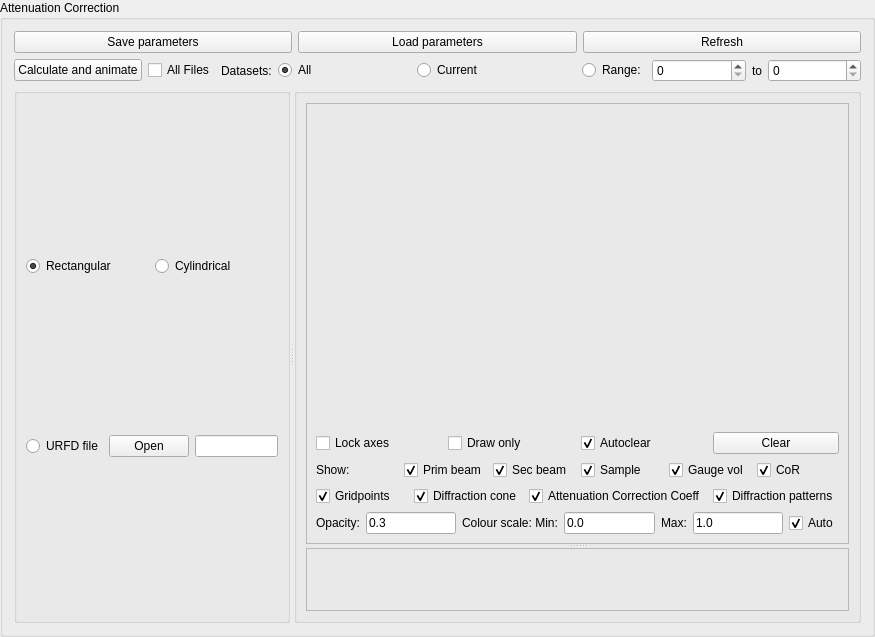
<?xml version="1.0" encoding="UTF-8"?>
<ui version="4.0">
 <class>Attenuation3D</class>
 <widget class="QGroupBox" name="Attenuation3D">
  <property name="enabled">
   <bool>true</bool>
  </property>
  <property name="geometry">
   <rect>
    <x>0</x>
    <y>0</y>
    <width>875</width>
    <height>637</height>
   </rect>
  </property>
  <property name="sizePolicy">
   <sizepolicy hsizetype="MinimumExpanding" vsizetype="MinimumExpanding">
    <horstretch>0</horstretch>
    <verstretch>0</verstretch>
   </sizepolicy>
  </property>
  <property name="windowTitle">
   <string>Attenuation Correction</string>
  </property>
  <property name="title">
   <string>Attenuation Correction</string>
  </property>
  <layout class="QVBoxLayout" name="verticalLayout_3">
   <item>
    <layout class="QHBoxLayout" name="horizontalLayout">
     <item>
      <widget class="QPushButton" name="saveButton">
       <property name="text">
        <string>Save parameters</string>
       </property>
      </widget>
     </item>
     <item>
      <widget class="QPushButton" name="loadButton">
       <property name="text">
        <string>Load parameters</string>
       </property>
      </widget>
     </item>
     <item>
      <widget class="QPushButton" name="refresh_button">
       <property name="text">
        <string>Refresh</string>
       </property>
      </widget>
     </item>
    </layout>
   </item>
   <item>
    <layout class="QHBoxLayout" name="horizontalLayout_8">
     <item>
      <widget class="QPushButton" name="animate_button">
       <property name="text">
        <string>Calculate and animate</string>
       </property>
      </widget>
     </item>
     <item>
      <widget class="QCheckBox" name="allfiles_check">
       <property name="text">
        <string>All Files</string>
       </property>
      </widget>
     </item>
     <item>
      <widget class="QLabel" name="label_4">
       <property name="text">
        <string>Datasets:</string>
       </property>
      </widget>
     </item>
     <item>
      <widget class="QRadioButton" name="all_radio">
       <property name="sizePolicy">
        <sizepolicy hsizetype="Minimum" vsizetype="Fixed">
         <horstretch>0</horstretch>
         <verstretch>0</verstretch>
        </sizepolicy>
       </property>
       <property name="text">
        <string>All</string>
       </property>
       <property name="checked">
        <bool>true</bool>
       </property>
      </widget>
     </item>
     <item>
      <spacer name="horizontalSpacer">
       <property name="orientation">
        <enum>Qt::Horizontal</enum>
       </property>
       <property name="sizeType">
        <enum>QSizePolicy::MinimumExpanding</enum>
       </property>
       <property name="sizeHint" stdset="0">
        <size>
         <width>10</width>
         <height>20</height>
        </size>
       </property>
      </spacer>
     </item>
     <item>
      <widget class="QRadioButton" name="current_radio">
       <property name="text">
        <string>Current</string>
       </property>
      </widget>
     </item>
     <item>
      <spacer name="horizontalSpacer_2">
       <property name="orientation">
        <enum>Qt::Horizontal</enum>
       </property>
       <property name="sizeType">
        <enum>QSizePolicy::MinimumExpanding</enum>
       </property>
       <property name="sizeHint" stdset="0">
        <size>
         <width>5</width>
         <height>20</height>
        </size>
       </property>
      </spacer>
     </item>
     <item>
      <widget class="QRadioButton" name="range_radio">
       <property name="text">
        <string>Range:</string>
       </property>
      </widget>
     </item>
     <item>
      <widget class="QSpinBox" name="rangemin_spin">
       <property name="sizePolicy">
        <sizepolicy hsizetype="Expanding" vsizetype="Fixed">
         <horstretch>0</horstretch>
         <verstretch>0</verstretch>
        </sizepolicy>
       </property>
       <property name="maximum">
        <number>99999</number>
       </property>
      </widget>
     </item>
     <item>
      <widget class="QLabel" name="label_5">
       <property name="text">
        <string>to</string>
       </property>
      </widget>
     </item>
     <item>
      <widget class="QSpinBox" name="rangemax_spin">
       <property name="sizePolicy">
        <sizepolicy hsizetype="Expanding" vsizetype="Fixed">
         <horstretch>0</horstretch>
         <verstretch>0</verstretch>
        </sizepolicy>
       </property>
       <property name="minimumSize">
        <size>
         <width>10</width>
         <height>0</height>
        </size>
       </property>
       <property name="maximum">
        <number>99999</number>
       </property>
      </widget>
     </item>
    </layout>
   </item>
   <item>
    <widget class="QSplitter" name="splitter">
     <property name="orientation">
      <enum>Qt::Horizontal</enum>
     </property>
     <widget class="QGroupBox" name="instr_param_gbox">
      <property name="minimumSize">
       <size>
        <width>0</width>
        <height>20</height>
       </size>
      </property>
      <property name="title">
       <string/>
      </property>
      <layout class="QVBoxLayout" name="verticalLayout_7">
       <item>
        <layout class="QVBoxLayout" name="inst_param_layout"/>
       </item>
       <item>
        <layout class="QVBoxLayout" name="samp_param_layout">
         <item>
          <layout class="QHBoxLayout" name="horizontalLayout_2">
           <item>
            <widget class="QRadioButton" name="rectRadioButton">
             <property name="text">
              <string>Rectangular</string>
             </property>
             <property name="checked">
              <bool>true</bool>
             </property>
            </widget>
           </item>
           <item>
            <widget class="QRadioButton" name="cylRadioButton">
             <property name="text">
              <string>Cylindrical</string>
             </property>
            </widget>
           </item>
          </layout>
         </item>
        </layout>
       </item>
       <item>
        <layout class="QHBoxLayout" name="horizontalLayout_10">
         <item>
          <widget class="QRadioButton" name="urdfRadioButton">
           <property name="text">
            <string>URFD file</string>
           </property>
          </widget>
         </item>
         <item>
          <widget class="QPushButton" name="pushButton">
           <property name="text">
            <string>Open</string>
           </property>
          </widget>
         </item>
         <item>
          <widget class="QLineEdit" name="lineEdit"/>
         </item>
        </layout>
       </item>
      </layout>
     </widget>
     <widget class="QGroupBox" name="graphs_gbox">
      <property name="minimumSize">
       <size>
        <width>0</width>
        <height>20</height>
       </size>
      </property>
      <property name="title">
       <string/>
      </property>
      <layout class="QVBoxLayout" name="verticalLayout_8">
       <item>
        <widget class="QSplitter" name="splitter_2">
         <property name="orientation">
          <enum>Qt::Vertical</enum>
         </property>
         <widget class="QFrame" name="frame">
          <property name="sizePolicy">
           <sizepolicy hsizetype="Preferred" vsizetype="Preferred">
            <horstretch>0</horstretch>
            <verstretch>0</verstretch>
           </sizepolicy>
          </property>
          <property name="frameShape">
           <enum>QFrame::StyledPanel</enum>
          </property>
          <property name="frameShadow">
           <enum>QFrame::Raised</enum>
          </property>
          <layout class="QVBoxLayout" name="verticalLayout_4">
           <item>
            <layout class="QHBoxLayout" name="pyglet_layout">
             <property name="topMargin">
              <number>12</number>
             </property>
            </layout>
           </item>
           <item>
            <widget class="MatplotlibWidget" name="exp_graphic" native="true">
             <property name="enabled">
              <bool>true</bool>
             </property>
             <property name="sizePolicy">
              <sizepolicy hsizetype="Preferred" vsizetype="Preferred">
               <horstretch>0</horstretch>
               <verstretch>0</verstretch>
              </sizepolicy>
             </property>
             <property name="minimumSize">
              <size>
               <width>0</width>
               <height>0</height>
              </size>
             </property>
            </widget>
           </item>
           <item>
            <layout class="QHBoxLayout" name="horizontalLayout_3">
             <property name="topMargin">
              <number>0</number>
             </property>
             <item>
              <widget class="QCheckBox" name="lock_axis_check">
               <property name="text">
                <string>Lock axes</string>
               </property>
              </widget>
             </item>
             <item>
              <widget class="QCheckBox" name="drawonly_check">
               <property name="text">
                <string>Draw only</string>
               </property>
              </widget>
             </item>
             <item>
              <widget class="QCheckBox" name="autoclear_check">
               <property name="text">
                <string>Autoclear</string>
               </property>
               <property name="checked">
                <bool>true</bool>
               </property>
              </widget>
             </item>
             <item>
              <widget class="QPushButton" name="cleardrawing_button">
               <property name="text">
                <string>Clear</string>
               </property>
              </widget>
             </item>
            </layout>
           </item>
           <item>
            <layout class="QHBoxLayout" name="horizontalLayout_4">
             <property name="topMargin">
              <number>0</number>
             </property>
             <item>
              <widget class="QLabel" name="label">
               <property name="text">
                <string>Show:</string>
               </property>
              </widget>
             </item>
             <item>
              <widget class="QCheckBox" name="pb_check">
               <property name="text">
                <string>Prim beam</string>
               </property>
               <property name="checked">
                <bool>true</bool>
               </property>
              </widget>
             </item>
             <item>
              <widget class="QCheckBox" name="sb_check">
               <property name="text">
                <string>Sec beam</string>
               </property>
               <property name="checked">
                <bool>true</bool>
               </property>
              </widget>
             </item>
             <item>
              <widget class="QCheckBox" name="sample_check">
               <property name="text">
                <string>Sample</string>
               </property>
               <property name="checked">
                <bool>true</bool>
               </property>
              </widget>
             </item>
             <item>
              <widget class="QCheckBox" name="gvol_check">
               <property name="text">
                <string>Gauge vol</string>
               </property>
               <property name="checked">
                <bool>true</bool>
               </property>
              </widget>
             </item>
             <item>
              <widget class="QCheckBox" name="cor_check">
               <property name="text">
                <string>CoR</string>
               </property>
               <property name="checked">
                <bool>true</bool>
               </property>
              </widget>
             </item>
            </layout>
           </item>
           <item>
            <layout class="QHBoxLayout" name="horizontalLayout_5">
             <item>
              <widget class="QCheckBox" name="gpoints_check">
               <property name="text">
                <string>Gridpoints</string>
               </property>
               <property name="checked">
                <bool>true</bool>
               </property>
              </widget>
             </item>
             <item>
              <widget class="QCheckBox" name="dcone_check">
               <property name="text">
                <string>Diffraction cone</string>
               </property>
               <property name="checked">
                <bool>true</bool>
               </property>
              </widget>
             </item>
             <item>
              <widget class="QCheckBox" name="ifrac_check">
               <property name="text">
                <string>Attenuation Correction Coeff</string>
               </property>
               <property name="checked">
                <bool>true</bool>
               </property>
              </widget>
             </item>
             <item>
              <widget class="QCheckBox" name="dpattern_check">
               <property name="text">
                <string>Diffraction patterns</string>
               </property>
               <property name="checked">
                <bool>true</bool>
               </property>
              </widget>
             </item>
            </layout>
           </item>
           <item>
            <layout class="QHBoxLayout" name="horizontalLayout_6">
             <item>
              <widget class="QLabel" name="label_6">
               <property name="text">
                <string>Opacity:</string>
               </property>
              </widget>
             </item>
             <item>
              <widget class="QLineEdit" name="opacity_edit">
               <property name="text">
                <string>0.3</string>
               </property>
              </widget>
             </item>
             <item>
              <widget class="QLabel" name="label_2">
               <property name="text">
                <string>Colour scale: Min:</string>
               </property>
              </widget>
             </item>
             <item>
              <widget class="QLineEdit" name="colourScaleMin_edit">
               <property name="text">
                <string>0.0</string>
               </property>
              </widget>
             </item>
             <item>
              <widget class="QLabel" name="label_3">
               <property name="text">
                <string>Max:</string>
               </property>
              </widget>
             </item>
             <item>
              <widget class="QLineEdit" name="colourScaleMax_edit">
               <property name="text">
                <string>1.0</string>
               </property>
              </widget>
             </item>
             <item>
              <widget class="QCheckBox" name="colourScaleAuto_check">
               <property name="text">
                <string>Auto</string>
               </property>
               <property name="checked">
                <bool>true</bool>
               </property>
              </widget>
             </item>
            </layout>
           </item>
          </layout>
         </widget>
         <widget class="QFrame" name="frame_3">
          <property name="sizePolicy">
           <sizepolicy hsizetype="Preferred" vsizetype="Preferred">
            <horstretch>0</horstretch>
            <verstretch>0</verstretch>
           </sizepolicy>
          </property>
          <property name="frameShape">
           <enum>QFrame::StyledPanel</enum>
          </property>
          <property name="frameShadow">
           <enum>QFrame::Raised</enum>
          </property>
          <layout class="QVBoxLayout" name="verticalLayout_6">
           <item>
            <widget class="MatplotlibWidget" name="cor_graphic" native="true">
             <property name="enabled">
              <bool>true</bool>
             </property>
             <property name="sizePolicy">
              <sizepolicy hsizetype="Preferred" vsizetype="Preferred">
               <horstretch>0</horstretch>
               <verstretch>0</verstretch>
              </sizepolicy>
             </property>
             <property name="minimumSize">
              <size>
               <width>0</width>
               <height>0</height>
              </size>
             </property>
            </widget>
           </item>
          </layout>
         </widget>
        </widget>
       </item>
      </layout>
     </widget>
    </widget>
   </item>
  </layout>
 </widget>
 <customwidgets>
  <customwidget>
   <class>MatplotlibWidget</class>
   <extends>QWidget</extends>
   <header>matplotlibwidget</header>
   <slots>
    <slot>Test()</slot>
   </slots>
  </customwidget>
 </customwidgets>
 <resources/>
 <connections>
  <connection>
   <sender>refresh_button</sender>
   <signal>clicked()</signal>
   <receiver>Attenuation3D</receiver>
   <slot>Refresh()</slot>
   <hints>
    <hint type="sourcelabel">
     <x>863</x>
     <y>131</y>
    </hint>
    <hint type="destinationlabel">
     <x>346</x>
     <y>48</y>
    </hint>
   </hints>
  </connection>
  <connection>
   <sender>saveButton</sender>
   <signal>clicked()</signal>
   <receiver>Attenuation3D</receiver>
   <slot>Save()</slot>
   <hints>
    <hint type="sourcelabel">
     <x>142</x>
     <y>131</y>
    </hint>
    <hint type="destinationlabel">
     <x>60</x>
     <y>45</y>
    </hint>
   </hints>
  </connection>
  <connection>
   <sender>loadButton</sender>
   <signal>clicked()</signal>
   <receiver>Attenuation3D</receiver>
   <slot>Load()</slot>
   <hints>
    <hint type="sourcelabel">
     <x>557</x>
     <y>131</y>
    </hint>
    <hint type="destinationlabel">
     <x>221</x>
     <y>47</y>
    </hint>
   </hints>
  </connection>
  <connection>
   <sender>rectRadioButton</sender>
   <signal>clicked()</signal>
   <receiver>Attenuation3D</receiver>
   <slot>SampleTypeChanged()</slot>
   <hints>
    <hint type="sourcelabel">
     <x>91</x>
     <y>534</y>
    </hint>
    <hint type="destinationlabel">
     <x>32</x>
     <y>631</y>
    </hint>
   </hints>
  </connection>
  <connection>
   <sender>cylRadioButton</sender>
   <signal>clicked()</signal>
   <receiver>Attenuation3D</receiver>
   <slot>SampleTypeChanged()</slot>
   <hints>
    <hint type="sourcelabel">
     <x>223</x>
     <y>534</y>
    </hint>
    <hint type="destinationlabel">
     <x>131</x>
     <y>632</y>
    </hint>
   </hints>
  </connection>
  <connection>
   <sender>cleardrawing_button</sender>
   <signal>clicked()</signal>
   <receiver>Attenuation3D</receiver>
   <slot>ClearDrawing()</slot>
   <hints>
    <hint type="sourcelabel">
     <x>843</x>
     <y>502</y>
    </hint>
    <hint type="destinationlabel">
     <x>667</x>
     <y>321</y>
    </hint>
   </hints>
  </connection>
  <connection>
   <sender>lock_axis_check</sender>
   <signal>clicked()</signal>
   <receiver>Attenuation3D</receiver>
   <slot>LockAxis_clicked()</slot>
   <hints>
    <hint type="sourcelabel">
     <x>402</x>
     <y>499</y>
    </hint>
    <hint type="destinationlabel">
     <x>225</x>
     <y>293</y>
    </hint>
   </hints>
  </connection>
  <connection>
   <sender>animate_button</sender>
   <signal>clicked()</signal>
   <receiver>Attenuation3D</receiver>
   <slot>Animate()</slot>
   <hints>
    <hint type="sourcelabel">
     <x>124</x>
     <y>333</y>
    </hint>
    <hint type="destinationlabel">
     <x>530</x>
     <y>50</y>
    </hint>
   </hints>
  </connection>
  <connection>
   <sender>pushButton</sender>
   <signal>clicked()</signal>
   <receiver>Attenuation3D</receiver>
   <slot>Test()</slot>
   <hints>
    <hint type="sourcelabel">
     <x>139</x>
     <y>592</y>
    </hint>
    <hint type="destinationlabel">
     <x>242</x>
     <y>632</y>
    </hint>
   </hints>
  </connection>
 </connections>
 <slots>
  <slot>Refresh()</slot>
  <slot>Save()</slot>
  <slot>Load()</slot>
  <slot>Test()</slot>
  <slot>SampleTypeChanged()</slot>
  <slot>ClearDrawing()</slot>
  <slot>LockAxis_clicked()</slot>
  <slot>Animate()</slot>
 </slots>
</ui>
